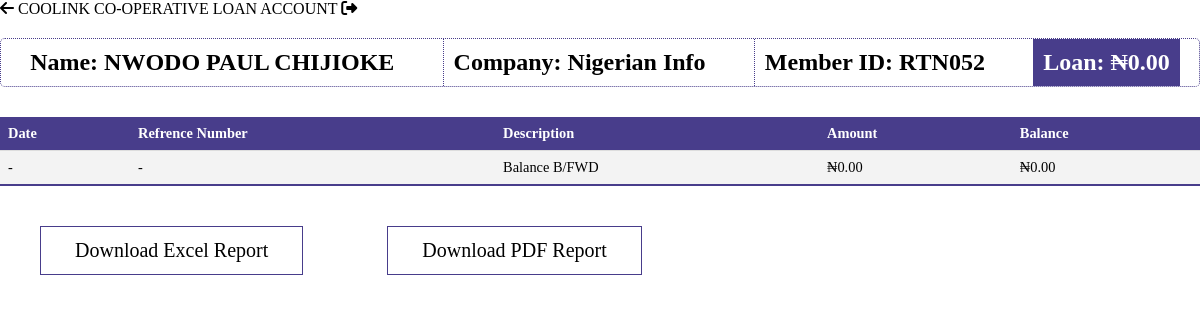
The app's page /loan/7 (signed in), older data.
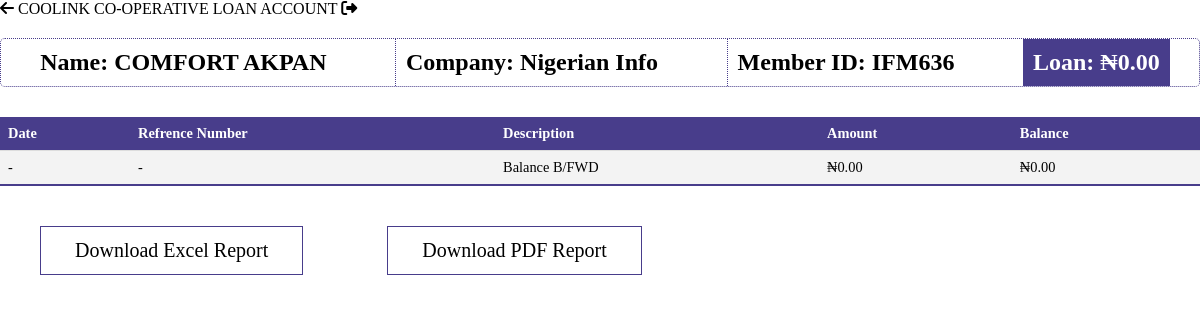
The same page, newer data.
### models.py (models this page shows, shortened)
class Person(db.Model,UserMixin):
    __tablename__ = 'persons'
    id = db.Column(db.Integer, primary_key=True)
    name = db.Column(db.String(100), nullable=False)
    role_id = db.Column(db.Integer, db.ForeignKey('roles.id'))
    email = db.Column(db.String, nullable=True,unique=True)
    password = db.Column(db.String(255), nullable=False)
    company_id = db.Column(db.Integer, db.ForeignKey('companies.id'))
    employee_id = db.Column(db.String, nullable=False,unique=True)
    phone_no = db.Column(db.String,unique=True)
    balance_bfd = db.Column(db.Float, default=0.0)
    total_balance = db.Column(db.Float, default=0.0)
    loan_balance = db.Column(db.Float, default=0.0)
    loan_balance_bfd = db.Column(db.Float, default=0.0)
    loans = db.relationship('Loan', backref='person')
    payments_made = db.relationship('SavingPayment', backref='payer', lazy=True)
    loan_payments_made = db.relationship('LoanPayment', backref='payer', lazy=True)

### app.py (the view)
@app.route('/loan/<person_id>', methods=['GET', 'POST'])
@login_required
@role_required(['Admin','Secretary','Sub-Admin'])
def loan_account(person_id):
    loans = query.get_person_loans(person_id)
    person = query.get_person(person_id)
    payments = [payment for payment in person.loan_payments_made ]
    return render_template('query/loan_account.html',payments=payments, person=person, loans=loans)

### app.py (called while the page is built)
@login_manager.user_loader
def load_user(person_id):
    return Person.query.get(person_id)

def role_required(roles_required):
    def decorator(view_func):
        @wraps(view_func)
        def wrapper(*args, **kwargs):
            if not current_user.is_authenticated:
                flash("You must be logged in to access this page.", "danger")
                return redirect(url_for("login"))
            user_role = current_user.role
            if user_role.name not in roles_required:
                flash("You don't have the required role to access this page.", "danger")
                return redirect(url_for("dashboard"))  # Change this to your desired redirect
            return view_func(*args, **kwargs)
        return wrapper
    return decorator

@app.template_filter('currency')
@login_required
def currency(value):
    modified_value = format_currency(value)  # Modify the value as needed
    return modified_value

### queries.py (called while the page is built)
    def get_person(self,person_id):
        person = Person.query.filter_by(id=person_id).first()
        return person

    def get_person_loans(self,person_id):
        loans = Loan.query.filter_by(person_id=person_id).first()
        return loans

### templates/query/loan_account.html (shortened to what this page needs)
{%extends 'base.html' %}
{% block header%}
COOLINK CO-OPERATIVE LOAN ACCOUNT
{% endblock  %}
{% block anchor%}
<a href="{{ url_for('get_persons') }}" id='arrow'><i class="fa-solid fa-arrow-left"></i></a>
{% endblock  %}
{%block content%}
<body id="person">
    <div class="dp">
        <div class='p-tag'><h2>Name: {{ person.name }}</h2></div>
        <div class='p-tag'><h2>Company: {{ person.company.name }}</h2></div>
        <div class='p-tag'><h2>Member ID: {{ person.employee_id }}</h2></div>
        <div class='p-tag'><h2>Loan: {{ person.loan_balance | currency }}</h2></div>
    </div>
        <table class='tab-content'>
            <thead>
                <tr>
                    <th>Date</th>
                    <th>Refrence Number</th>
                    <th>Description</th>
                    <th>Amount</th>
                    <th>Balance</th>
                </tr>
            </thead>
            <tbody>
                <tr>
                    <td> - </td>
                    <td> - </td>
                    <td>Balance B/FWD</td>
                    <td>{{ person.loan_balance_bfd| currency }}</td>
                    <td>{{ person.loan_balance_bfd| currency }}</td>
                </tr>
            </tbody>
        </table>
        <button id="downloadExcelButton">Download Excel Report</button>
        <button id="downloadPdfButton">Download PDF Report</button>
    </body>
{%endblock%}

Row changes from the older to the newer data that the page shows:
changed Person: name "NWODO PAUL CHIJIOKE" → "COMFORT AKPAN"; employee_id "RTN052" → "IFM636"
